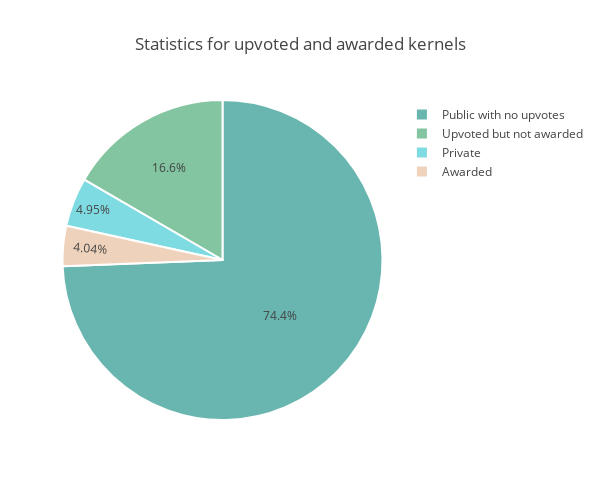

The notebook cell saved with this chart:
### Code cell
#plot statistics with plotly

labels = ['Private', 'Public with no upvotes', 'Upvoted but not awarded', 'Awarded']
values = [total_private, total_no_upvotes, total_upvoted_not_awarded, total_awarded]

colors = ['#7FDBE2', '#68B6AF', '#82C5A0', '#EED2BB']

trace = go.Pie(labels=labels, values=values, marker=dict(colors=colors, line=dict(color='#FFFFFF', width=2)))

data = [trace]
layout = go.Layout(title='Statistics for upvoted and awarded kernels',
                  autosize=False,
                   width=600,
                   height=500,
                   margin=go.layout.Margin(
                      l=50,
                      r=50))

fig = go.Figure(data=data, layout=layout)
py.offline.iplot(fig)

### Figure 1 — Plotly figure (JSON) as saved in the notebook; plotly's stock layout.template omitted (floating-point values rounded to 4 significant figures)
{"data": [{"labels": ["Private", "Public with no upvotes", "Upvoted but not awarded", "Awarded"], "marker": {"colors": ["#7FDBE2", "#68B6AF", "#82C5A0", "#EED2BB"], "line": {"color": "#FFFFFF", "width": 2}}, "type": "pie", "uid": "ecc4df35-ade2-408e-9020-47777decf4ba", "values": [11099, 166827, 37283, 9070]}], "layout": {"autosize": false, "height": 500, "margin": {"l": 50, "r": 50}, "title": {"text": "Statistics for upvoted and awarded kernels"}, "width": 600}}
